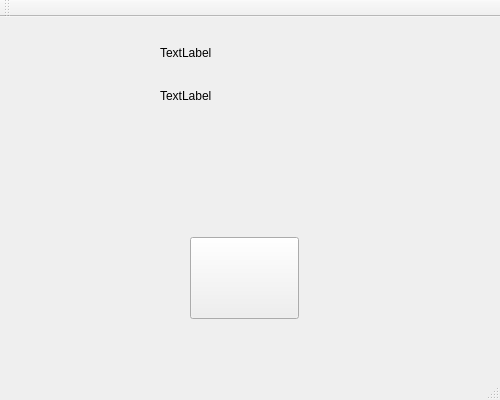
<?xml version="1.0" encoding="UTF-8"?>
<ui version="4.0">
 <class>MainWindow</class>
 <widget class="QMainWindow" name="MainWindow">
  <property name="geometry">
   <rect>
    <x>0</x>
    <y>0</y>
    <width>500</width>
    <height>400</height>
   </rect>
  </property>
  <property name="minimumSize">
   <size>
    <width>500</width>
    <height>400</height>
   </size>
  </property>
  <property name="windowTitle">
   <string>MainWindow</string>
  </property>
  <widget class="QWidget" name="centralWidget">
   <widget class="QLabel" name="labelP">
    <property name="geometry">
     <rect>
      <x>110</x>
      <y>120</y>
      <width>161</width>
      <height>91</height>
     </rect>
    </property>
    <property name="text">
     <string/>
    </property>
   </widget>
   <widget class="QLabel" name="labelN">
    <property name="geometry">
     <rect>
      <x>160</x>
      <y>70</y>
      <width>67</width>
      <height>17</height>
     </rect>
    </property>
    <property name="text">
     <string>TextLabel</string>
    </property>
   </widget>
   <widget class="QLabel" name="label">
    <property name="geometry">
     <rect>
      <x>160</x>
      <y>20</y>
      <width>101</width>
      <height>31</height>
     </rect>
    </property>
    <property name="text">
     <string>TextLabel</string>
    </property>
   </widget>
   <widget class="QPushButton" name="pushButton">
    <property name="geometry">
     <rect>
      <x>190</x>
      <y>220</y>
      <width>109</width>
      <height>82</height>
     </rect>
    </property>
    <property name="minimumSize">
     <size>
      <width>109</width>
      <height>82</height>
     </size>
    </property>
    <property name="maximumSize">
     <size>
      <width>109</width>
      <height>82</height>
     </size>
    </property>
    <property name="styleSheet">
     <string notr="true">QPushButton{
	border-image: url(:/normal.png);
}
QPushButton:pressed{
	border-image: url(:/pressed.png);
}
</string>
    </property>
    <property name="text">
     <string/>
    </property>
   </widget>
  </widget>
  <widget class="QMenuBar" name="menuBar">
   <property name="geometry">
    <rect>
     <x>0</x>
     <y>0</y>
     <width>500</width>
     <height>25</height>
    </rect>
   </property>
  </widget>
  <widget class="QToolBar" name="mainToolBar">
   <attribute name="toolBarArea">
    <enum>TopToolBarArea</enum>
   </attribute>
   <attribute name="toolBarBreak">
    <bool>false</bool>
   </attribute>
  </widget>
  <widget class="QStatusBar" name="statusBar"/>
 </widget>
 <layoutdefault spacing="6" margin="11"/>
 <resources/>
 <connections/>
</ui>
